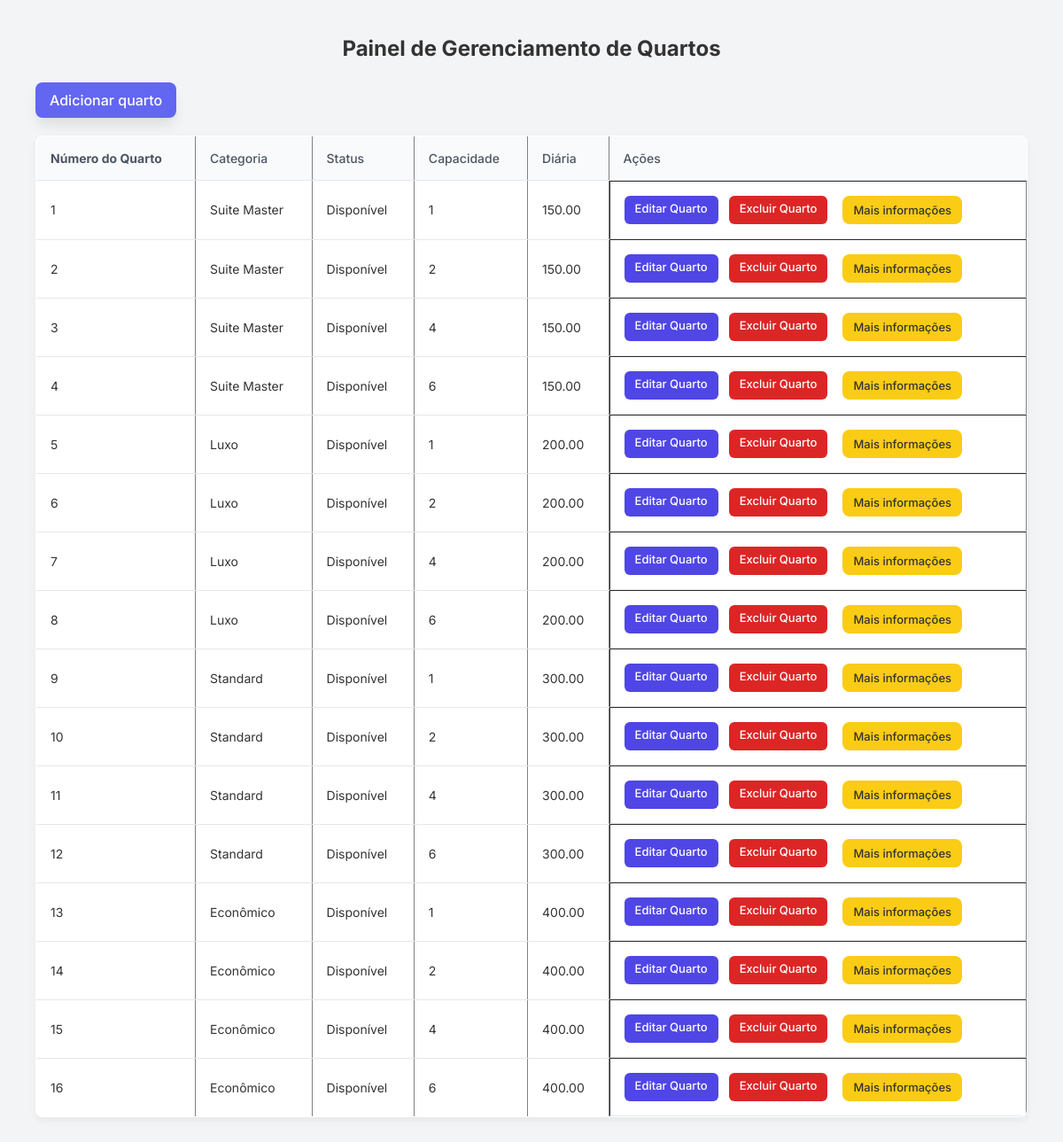
Page /gestor/quartos/index.php on the earlier database version.
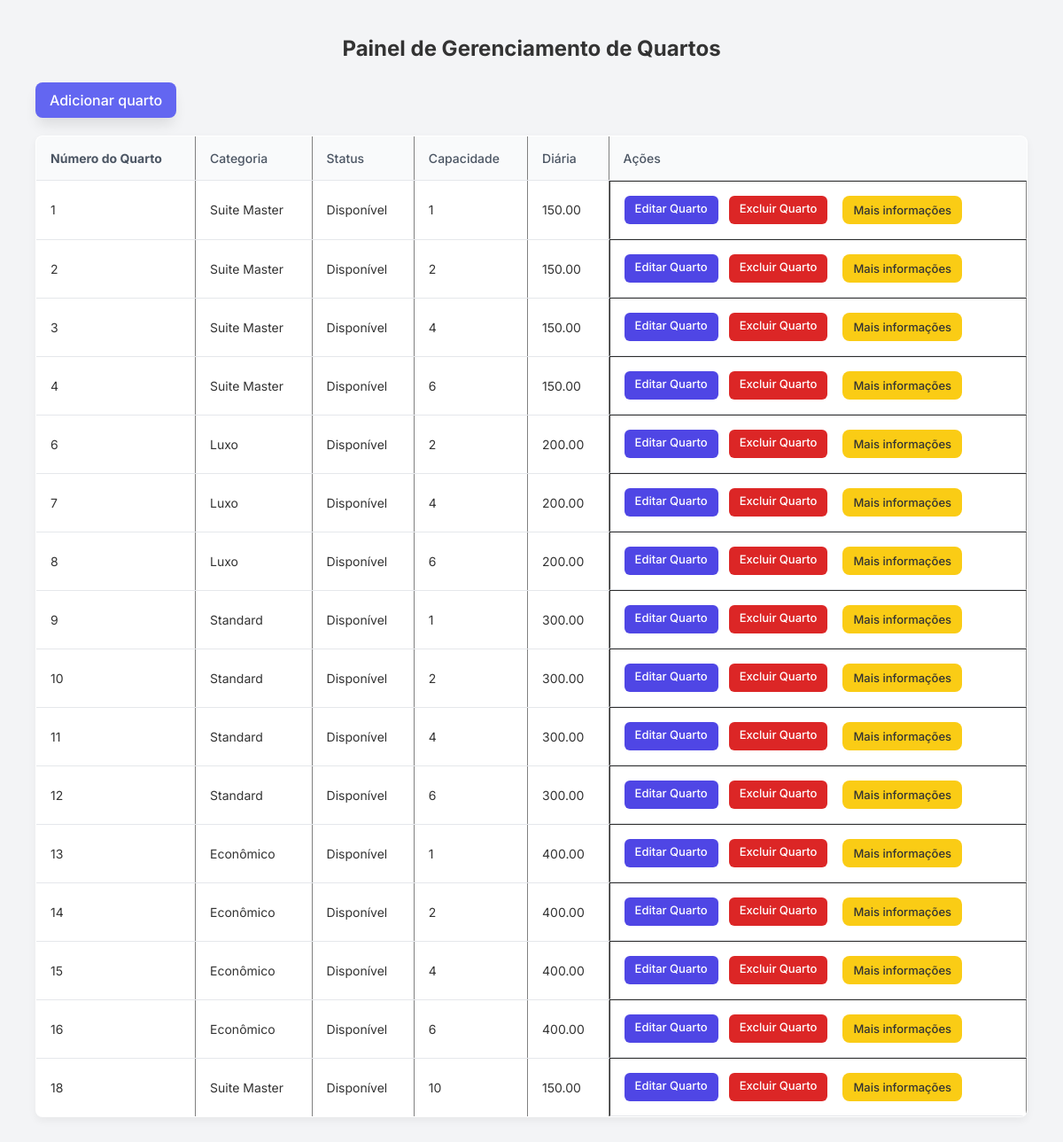
Same page on the later database version.
### tables this page shows
CREATE TABLE `quarto` (
  `ID_Quarto` int(11) NOT NULL,
  `Status` varchar(45) DEFAULT NULL,
  `Capacidade` int(11) DEFAULT NULL,
  `Categoria_ID_Categoria` int(11) NOT NULL,
  `Foto` varchar(255) DEFAULT NULL,
  `Preco_diaria` decimal(10,2) DEFAULT NULL
);

CREATE TABLE `categoria` (
  `ID_Categoria` int(11) NOT NULL,
  `Nome` varchar(50) NOT NULL
);

### gestor/quartos/index.php (the view, shortened to what this page needs)
<?php
require_once '../../config/config.php';
$lista = [];
$sql = $pdo->query("
    SELECT q.*, c.Nome as CategoriaNome,
    (
        SELECT COUNT(*) FROM reserva r
        WHERE r.Quarto_ID_Quarto = q.ID_QUARTO
        AND CURDATE() BETWEEN r.Checkin AND r.Checkout
    ) as Ocupado
    FROM Quarto q
    INNER JOIN Categoria c ON q.Categoria_ID_Categoria = c.ID_Categoria
");
if ($sql->rowCount() > 0) {
    $lista = $sql->fetchAll(PDO::FETCH_ASSOC);
}
?>
<!DOCTYPE html>
<html lang="pt-br">
<head>
    <link rel="stylesheet" href="quartos.css?v=1.0">
    <link rel="stylesheet" href="https://cdn.datatables.net/2.2.2/css/dataTables.dataTables.css" />
</head>
<body>
    <h2>Painel de Gerenciamento de Quartos</h2>
    <a href="adicionar_quarto.php" class="btn-add">Adicionar quarto</a>
    <table border="1" id="myTable" class="cell-border stripe hover" width="100%">
        <thead>
            <tr>
                <th><strong>Número do Quarto</strong></th>
                <th>Categoria</th>
                <th>Status</th>
                <th>Capacidade</th>
                <th>Diária</th>
                <th>Ações</th>
            </tr>
        </thead>
        <tbody>
            <?php foreach ($lista as $quarto): ?>
                <tr>
                    <td><?= $quarto['ID_Quarto']; ?></td>
                    <td><?= $quarto['CategoriaNome']; ?></td>
                    <td>
    <?php
    if ($quarto['Status'] === 'Manutencao') {
        echo 'Manutenção';
    } elseif ($quarto['Ocupado'] > 0) {
        echo 'Ocupado';
    } else {
        echo 'Disponível';
    }
    ?>
</td>
                    <td><?= $quarto['Capacidade']; ?></td>
                    <td><?= $quarto['Preco_diaria']; ?></td>
                    <td>
                        <a href="editar_quarto.php?id=<?= $quarto['ID_Quarto']; ?>" class="btn-action btn-edit">Editar Quarto</a>
                        <a href="../../actions/excluir_quarto.php?id=<?= $quarto['ID_Quarto']; ?>" class="btn-action btn-delete" onclick="return confirm('Você tem certeza que deseja excluir esse quarto?')">Excluir Quarto</a>
                        <a href="maisdetalhes.php?id=<?= $quarto['ID_Quarto']; ?>" class="btn-action btn-more">Mais informações</a>
                    </td>
                </tr>
            <?php endforeach; ?>
        </tbody>
    </table>
</body>
</html>

### gestor/quartos/quartos.css (style rules this page uses)
* { margin: 0; padding: 0; box-sizing: border-box; font-family: 'Inter', sans-serif; }
body { background-color: #f3f4f6; padding: 40px; }
h2 { text-align: center; margin-bottom: 24px; color: #333; }
.btn-add { background-color: #6366f1; color: white; padding: 10px 16px; text-decoration: none; border-radius: 8px; font-weight: 500; box-shadow: 0px 10px 15px -3px rgba(0, 0, 0, 0.1); transition: background-color 0.3s ease; display: inline-block; margin-bottom: 20px; }
table { width: 100%; border-collapse: collapse; background-color: white; border-radius: 8px; overflow: hidden; box-shadow: 0 4px 10px rgba(0, 0, 0, 0.05); }
th, td { padding: 16px; text-align: left; font-size: 14px; color: #333; border-bottom: 1px solid #e5e7eb; }
th { background-color: #f9fafb; color: #4b5563; font-weight: 500; }
td:last-child { white-space: nowrap; display: flex; gap: 12px; }
.btn-action { padding: 6px 12px; border-radius: 6px; font-size: 13px; color: white; text-decoration: none; font-weight: 500; transition: background-color 0.3s ease, transform 0.2s ease; }
.btn-edit { background-color: #4f46e5; }
.btn-delete { background-color: #dc2626; }
.btn-more { background-color: #FACC15; border: none; color: #333; font-weight: 500; padding: 8px 12px; border-radius: 8px; margin-left: 5px; transition: background-color 0.3s ease; text-decoration: none; }

Differences in the rows shown:
removed quarto: ID_Quarto "5", Categoria_ID_Categoria.Nome "Luxo", Status "Disponível", Capacidade "1", Preco_diaria "200.00"
added quarto: ID_Quarto "18", Categoria_ID_Categoria.Nome "Suite Master", Status "Disponível", Capacidade "10", Preco_diaria "150.00"
